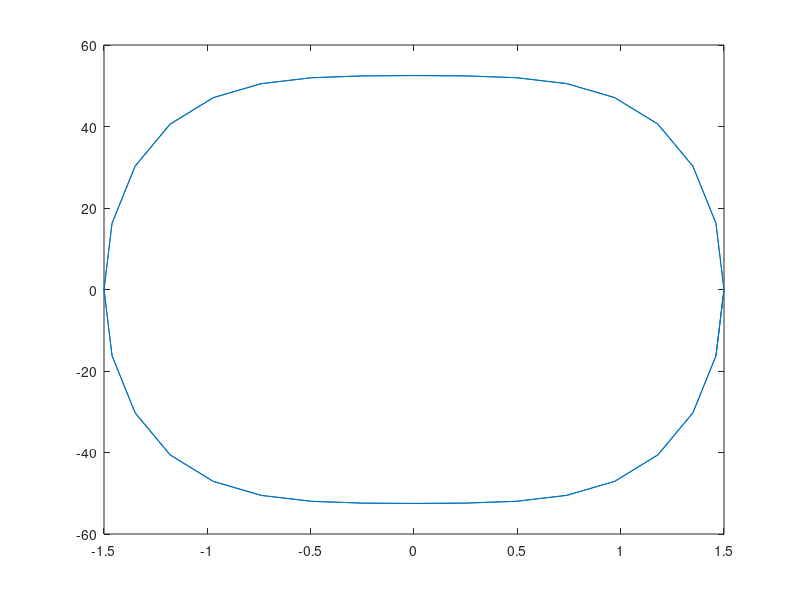

Here is the MATLAB script that generated this plot:
% valores de problema resorte
u0 = 1.5;
v0 = 0;
s1 = 100;
s2 = 10;
T = 0.15153;
Dt = T/32;
tmax = 50*T;
%
u=[u0];
v=[v0];
a=[];
%
for i = 0:Dt:tmax
a0 = -s1*(1+s2*u0^2)*u0;
%
u1 = u0 + 1/3*Dt*v0 + 1/18*Dt^2*a0;
v1 = v0 + 1/3*Dt*a0;
a1 = -s1*(1+s2*u1^2)*u1;
%
u2 = u0 + 2/3*Dt*v0 + 1/27*Dt^2*(2*a0 + 4*a1);
v2 = v0 + 2/3*Dt*a1;
a2 = -s1*(1+s2*u2^2)*u2;
%
u3 = u0 + Dt*v0 + 1/6*Dt^2*(a0 + a1 + a2);
v3 = v0 + 1/4*Dt*(a0 + 3*a2);
%
if (i<=2*T) 
  u=[u,u3]; 
  v=[v,v3];
  a=[a,a0];
endif
u0=u3;
v0=v3;
endfor

% subplot (3, 1, 1)
% plot (u);
% subplot (3, 1, 2)
% plot (v);
% subplot (3, 1, 3)
% plot (a);

plot(u,v)
